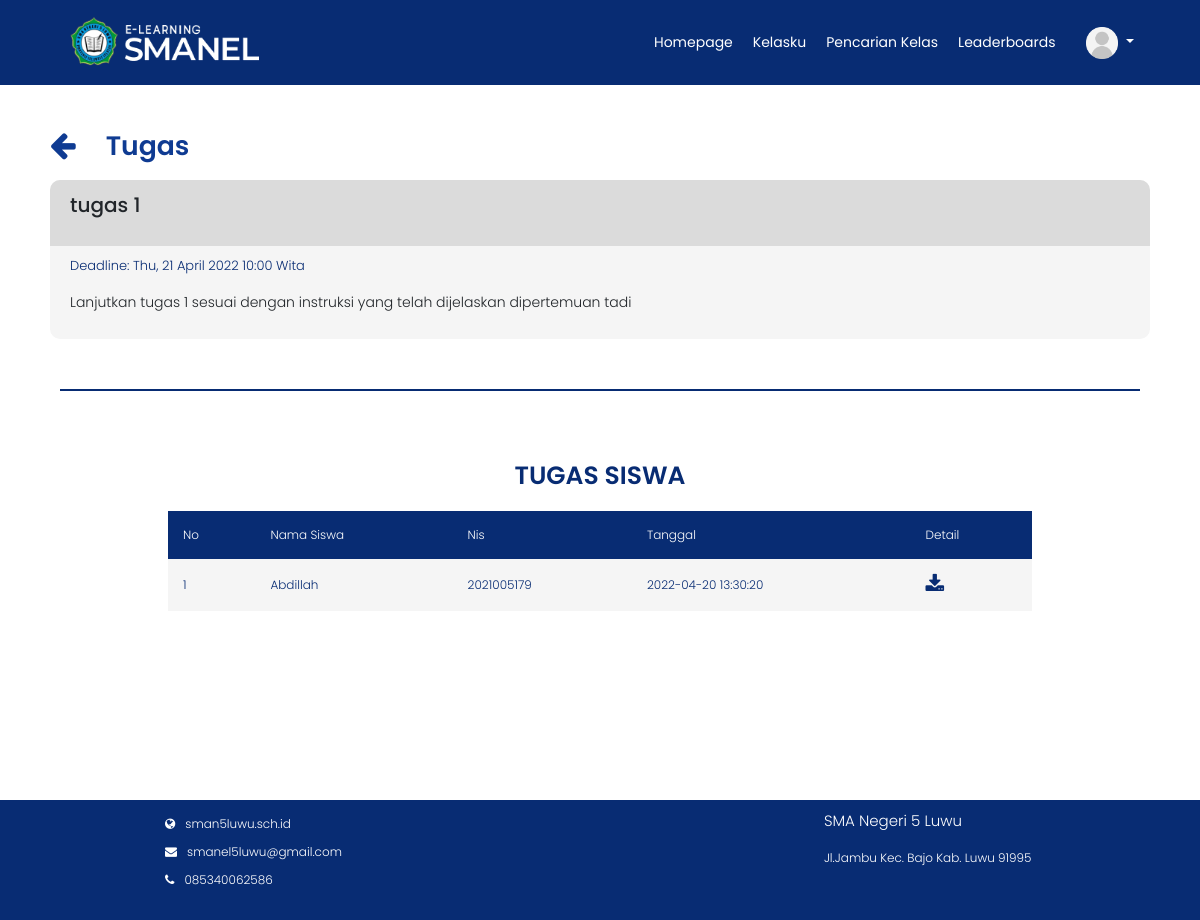
/Backend/detailtugasguru.php?Id=42 (signed in), run on the app's committed database.
### tables this page shows
CREATE TABLE `tugas` (
  `Id_Tugas` int(11) NOT NULL,
  `judul_tugas` varchar(225) NOT NULL,
  `dl_tugas` date NOT NULL,
  `jam_dl` time NOT NULL,
  `skor` int(11) NOT NULL,
  `deskripsi_tugas` text NOT NULL,
  `lampiran` varchar(225) NOT NULL,
  `Id_Mapel` varchar(225) NOT NULL
);

CREATE TABLE `kumpul_tugas` (
  `id_kumpul` int(11) NOT NULL,
  `Nama` varchar(255) NOT NULL,
  `Nis` varchar(255) NOT NULL,
  `Waktu` datetime NOT NULL DEFAULT current_timestamp(),
  `Lampiran` varchar(225) NOT NULL,
  `Id_Tugas` int(11) NOT NULL
);

### Backend/functions.php (called while the page is built, shortened)
<?php
function koneksi()
{
    return mysqli_connect('localhost', 'root', '', 'elearning');
}
function query($query)
{
    $conn = koneksi();
    $result = mysqli_query($conn, $query);
    if(mysqli_num_rows($result)==1){
        return mysqli_fetch_assoc($result);
    }
    $rows = [];
    return $rows;
}
function querys($query)
{
    $conn = koneksi();
    $result = mysqli_query($conn, $query);
    $rows = [];
    while ($row = mysqli_fetch_assoc($result)) {
        $rows[] = $row;
    }
    return $rows;
}
?>

### Backend/detailtugasguru.php (the view, shortened to what this page needs)
<?php
require 'functions.php';
$Id = $_GET['Id'];
$tugas = query("SELECT * FROM tugas WHERE Id_Tugas = $Id");
$kumpul = querys("SELECT * FROM kumpul_tugas WHERE Id_Tugas = '$Id'");
?>
<!DOCTYPE html>
<html lang="en">
<head>
    <link rel="stylesheet" href="https://stackpath.bootstrapcdn.com/bootstrap/4.5.0/css/bootstrap.min.css">
    <link rel="stylesheet" href="https://stackpath.bootstrapcdn.com/font-awesome/4.7.0/css/font-awesome.min.css">
    <link rel="stylesheet" href="style.css?<?php echo time(); ?>">
</head>
<body>
    <?php require_once('navbar/navbarkelas_guru.php') ?>
    <div class="main-container">
        <div class="tabel">
            <div class="tabel-content doc-content">
                <div class="doc-header d-flex">
                    <span><a href="javascript:history.back()"><i class="fa fa-arrow-left"></i></a> </span>
                    <h1>Tugas</h1>
                </div>
                <div class="tugas-list">
                    <div class="tugas-list-item">
                        <div class="title-tugas">
                            <p><?= $tugas["judul_tugas"] ?></p>
                        </div>
                        <div class="item-tugas">
                            <div class="dl">
                                <p>Deadline: <?= date("D, j F Y", strtotime($tugas["dl_tugas"])) ?>&nbsp;<?= date("G:i", strtotime($tugas["jam_dl"])) ?>&nbsp;Wita</p>
                            </div>
                            <div class="desk">
                                <p><?= $tugas["deskripsi_tugas"] ?></p>
                            </div>
                        </div>
                    </div>
                    <div class="kumpul-tugas">
                        <h1>TUGAS SISWA</h1>
                        <table>
                            <tr>
                                <th>No</th>
                                <th>Nama Siswa</th>
                                <th>Nis</th>
                                <th>Tanggal</th>
                                <th>Detail</th>
                            </tr>
                            <?php $i = 1;
                            foreach ($kumpul as $k) : ?>
                                <tr>
                                    <td><?= $i++ ?></td>
                                    <td><?= $k["Nama"] ?></td>
                                    <td><?= $k["Nis"] ?></td>
                                    <td><?= $k["Waktu"] ?></td>
                                    <td>
                                        <a href="download.php?filename=<?= $k["Lampiran"] ?>"><i class="fa fa-download"></i></a>
                                    </td>
                                </tr>
                            <?php endforeach ?>
                        </table>
                    </div>
                </div>
            </div>
        </div>
        <div class="footer">
            <div class="nama-footer">
                <p class="tfooter">SMA Negeri 5 Luwu</p>
                <p>Jl.Jambu Kec. Bajo Kab. Luwu 91995</p>
            </div>
            <div class="web">
                <ul>
                    <li><a href="http://sman5luwu.sch.id/index.php"><i class="fa fa-globe"></i><span>sman5luwu.sch.id</span></a>
                    </li>
                    <li><a href="#"><i class="fa fa-envelope"></i><span>smanel5luwu@gmail.com</span></a></li>
                    <li><a href="#"><i class="fa fa-phone"></i><span>085340062586</span></a></li>
                </ul>
            </div>
        </div>
</body>
</html>

### Backend/style.css (style rules this page uses)
* { margin: 0; padding: 0; box-sizing: border-box; font-family: 'Poppins', sans-serif; font-weight: 300; }
body { font-family: 'Poppins', sans-serif; font-weight: 300; min-height: 100%; outline: none; }
.footer { display: grid; height: max-content; width: 100%; bottom: 0; background-color: #082C73; position: relative; padding: 10px; font-size: 12px; }
.footer .web { grid-column: 1; grid-row: 4; margin-left: 150px; }
.footer .web-detail-mapel ul li, .footer .web ul li { list-style: none; padding: 5px; }
.footer .web-detail-mapel span, .footer .web span { color: white; padding: 10px; }
.footer .web-detail-mapel i, .footer .web i { color: white; }
.footer .nama-footer { grid-column: 3; grid-row: 4; color: white; margin-left: 150px; }
.footer .nama-footer .tfooter, .footer .nama-footer-mapel .tfooter { font-size: 15px; }
.doc-content { display: flex; flex-direction: column; width: 80%; min-height: 100vh; }
.doc-header { margin-top: 80px; padding: 50px 50px 0px; height: max-content; color: #0F3B92; }
.doc-header h1 { font-size: 20pt; font-weight: 600; padding-left: 30px; padding-right: 20px; flex: 1; }
.doc-header a { color: #0F3B92; text-decoration: none; cursor: pointer; }
.doc-header .fa-arrow-left { font-size: 30px; }
table { font-family: arial, sans-serif; border-collapse: collapse; width: 80%; margin: 0px auto; }
th { font-weight: 600; }
td, th { border: 0px; text-align: left; padding: 15px; }
td { font-weight: 400; }
td a { text-decoration: none; color: black; font-weight: 400; }
tr { background-color: #dedede; }
tr:nth-child(even) { background-color: #ffff; }
.tabel-content { width: 100%; min-height: 100vh; }
.tabel-content .doc-header { overflow: hidden; }
.tugas-list-item { margin: 10px 50px; background: #f5f5f5; border-radius: 10px; }
.title-tugas { background: #dbdbdb; padding: 10px 20px; border-top-left-radius: 10px; border-top-right-radius: 10px; font-size: 20px; }
.title-tugas p { font-weight: 500; }
.item-tugas { padding: 10px 20px; font-size: 14px; }
.item-tugas .dl p { font-size: 13px; color: #082C73; }
.tugas-list-item .title-tugas p { flex: 1; }
.table-header td, th { text-align: center; }
.table-cell tr, td { background: #F5F5F5; }
.kumpul-tugas { border-top: 2px #082C73 solid; margin: 50px auto; text-align: center; width: 90%; overflow: auto; }
.kumpul-tugas h1 { color: #082C73; margin: 20px auto; font-size: 25px; font-weight: 600; }
.kumpul-tugas table { margin: 20px auto !important; overflow-x: auto; }
.kumpul-tugas th, .kumpul-tugas td { font-size: 15px; font-weight: 300 !important; }
.kumpul-tugas { margin: 50px auto; border-top: 2px #082C73 solid; padding-top: 50px; }
.kumpul-tugas th { background: #082C73; color: white; text-align: left; }
.kumpul-tugas td { background: #F5F5F5; color: #082C73; font-size: 12px; font-weight: 300; }
.kumpul-tugas i.fa { color: #082C73; font-size: 20px; text-align: center; }
.kumpul-tugas h1 { color: #082C73; font-weight: 600; text-align: center; font-size: 25px; }
.kumpul-tugas table { margin: 0px auto !important; overflow-x: auto; }
.kumpul-tugas table th { font-size: 12px; font-weight: 400; }

### data on the page
tugas: judul_tugas "tugas 1", dl_tugas "Thu, 21 April 2022", jam_dl "10:00", deskripsi_tugas "Lanjutkan tugas 1 sesuai dengan instruksi yang telah dijelaskan dipertemuan tadi"
kumpul_tugas: Nama "Abdillah", Nis "2021005179", Waktu "2022-04-20 13:30:20"
